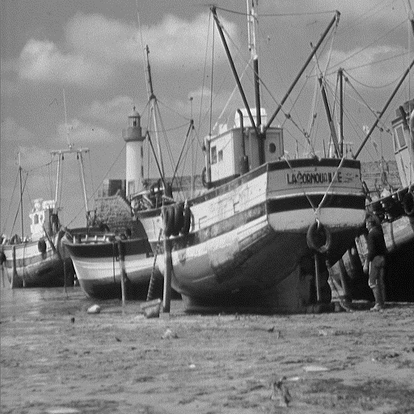
%> input picture 2_6/boat.tiff, 414 x 414 px, shrunk from 512 x 512 before the run
$ octave ex2_6.m   (GNU Octave 9; MATLAB toolbox functions it lacks are replaced by stand-ins)
%> lines starting %> are read from the running program, lines starting %| are printed output that depends on the picture
### 2_6/EdgeDetection.m
function [] = EdgeDetection( I , mask)
% EDGEDETECTION Detects the edges of an image before and after thresholding
% The inputs to our function are an image and a mask that is going to be applied
% 1 in the mask field means applying Sobel mask and 2 Prewitt mask

    if mask==1
        MGc = [ 1 2 1; 0 0 0 ; -1 -2 -1];
        MGr = [-1 0 1; -2 0 2; -1 0 1];
    else if mask==2
        MGc = [-1 -1 -1; 0 0 0; 1 1 1];
        MGr = [ -1 0 1; -1 0 1; -1 0 1];
    else
        error('Wrong mask value');
        end
    end
    Gr = conv2(I, MGr);
    Gc = conv2(I, MGc);
    G  = round(sqrt((double(Gr .^2 + double(Gc) .^ 2))));
    %% thresholding
    BW = G/max(G(:)); %normalization
    T = graythresh(BW); % otsu threshold
    BW(BW > T) = 255;
    BW(BW < T) = 0;

    BW = uint8(BW);
    G  = uint8(G);


    %% presenting results
    fig1 = figure('Units', 'pixels', 'Position', [0 0 860 1080]);
    subplot(1, 3, 1);
    I = uint8(I);
    imshow(I);
    title('Original Image');

    if mask==1
        subplot(1, 3, 2);
        imshow(G);
        title('Sobel Kernels');


        subplot(1, 3, 3);
        imshow(BW);
        title('Sobel Kernels & Thresholding');
        saveas(fig1, 'pic\SobelThreshold.png');

    else if mask==2
        subplot(1, 3, 2);
        imshow(G);
        title('Prewitt Kernels');


        subplot(1, 3, 3);
        imshow(BW);
        title('Prewitt Kernels & Thresholding');
        saveas(fig1, 'pic\PrewittThreshold.png');
    end

end


### 2_6/ex2_6.m
%%  2.6.1 init
clear all; close all; clc;

%% load image

I = imread('boat.tiff'); %read image from file
I(:,:,4) = []; %Your image has a transparency channel in addition to the three colour channels.
%If you don't want to do anything with the transparency information, just discard it
%proceed with rgb2gray
I = rgb2gray(I);
%> I: size 414x414 uint8
I = double(I);
%> I: size 414x414 double

%% processing and save results
EdgeDetection( I , 1); %sobel mask
%> in EdgeDetection, `Gr = conv2(I, MGr);`:
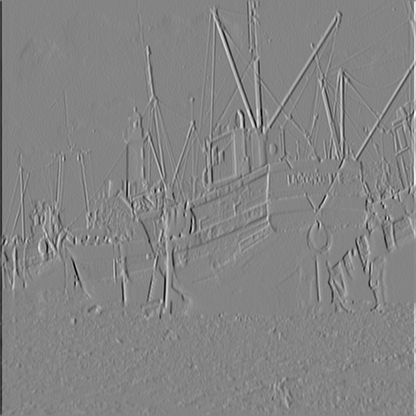
%> Gr: size 416x416 double; min -936, max 866, mean 0; drawn with min black and max white
%> in EdgeDetection, `G  = round(sqrt((double(Gr .^2 + double(Gc) .^ 2))));`:
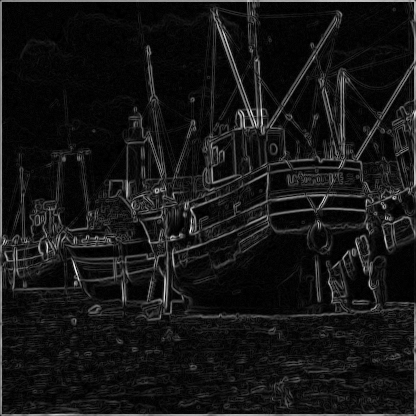
%> G: size 416x416 double; min 0, max 966, mean 83.6; drawn with min black and max white
%> in EdgeDetection, `T = graythresh(BW);`: T = 0.208
%> in EdgeDetection, `BW(BW > T) = 255;`:
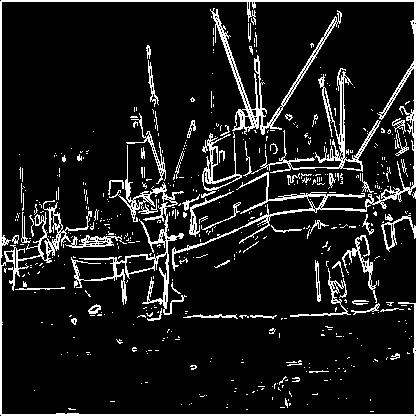
%> BW: size 416x416 double; min 0, max 255, mean 27.3
%> in EdgeDetection, `BW(BW < T) = 0;`: BW: size 416x416 double; 10.7% white in thin lines or dots
%> in EdgeDetection, `BW = uint8(BW);`: BW: size 416x416 uint8; 10.7% white in thin lines or dots
%> in EdgeDetection, `G  = uint8(G);`:
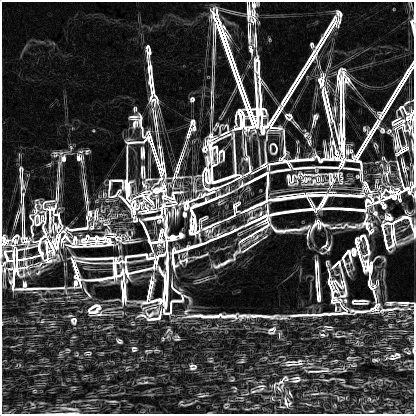
%> G: size 416x416 uint8; min 0, max 255, mean 72.2
EdgeDetection( I , 2); %prewitt mask
%> call 2 of EdgeDetection, with mask = 2
%> in EdgeDetection (call 2), `Gc = conv2(I, MGc);`:
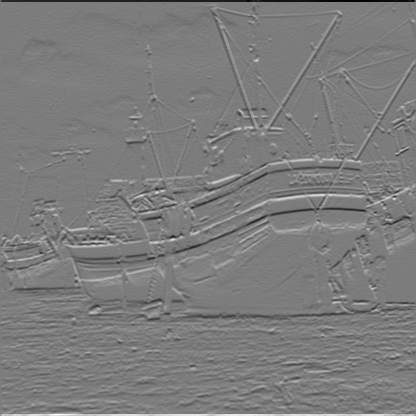
%> Gc: size 416x416 double; min -554, max 577, mean 0; drawn with min black and max white
%> in EdgeDetection (call 2), `T = graythresh(BW);`: T = 0.212
%> in EdgeDetection (call 2), `BW(BW > T) = 255;`:
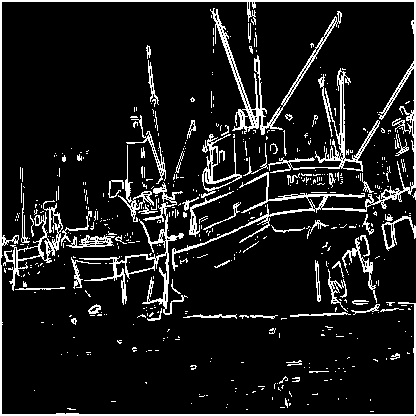
%> BW: size 416x416 double; min 0, max 255, mean 27.2
%> in EdgeDetection (call 2), `BW(BW < T) = 0;`: BW: size 416x416 double; 10.6% white in thin lines or dots
%> in EdgeDetection (call 2), `BW = uint8(BW);`: BW: size 416x416 uint8; 10.6% white in thin lines or dots
%> in EdgeDetection (call 2), `G  = uint8(G);`:
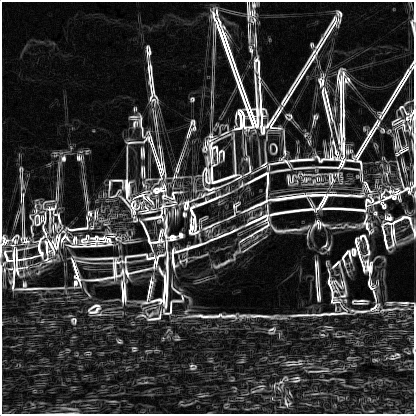
%> G: size 416x416 uint8; min 0, max 255, mean 57

%%
close all;
